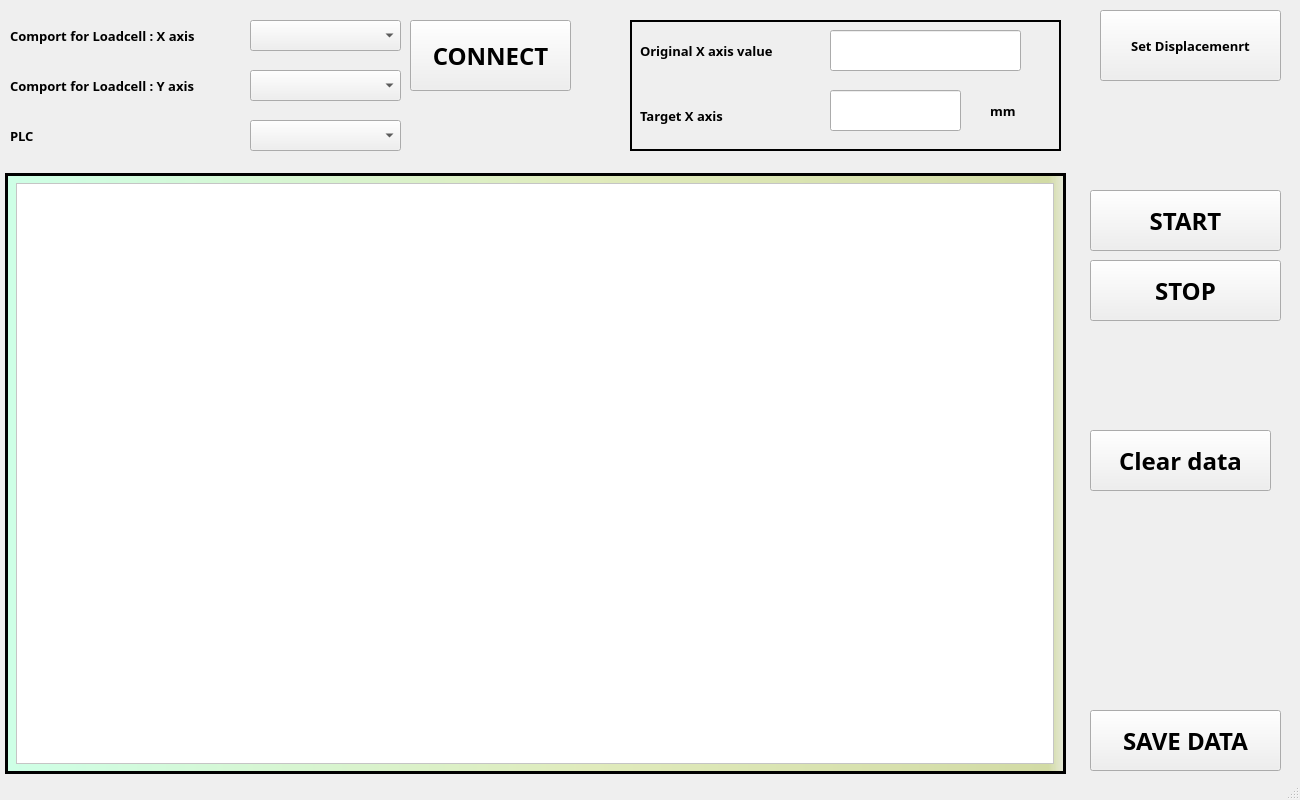
<?xml version="1.0" encoding="UTF-8"?>
<ui version="4.0">
 <class>TESTER</class>
 <widget class="QMainWindow" name="TESTER">
  <property name="geometry">
   <rect>
    <x>0</x>
    <y>0</y>
    <width>1300</width>
    <height>800</height>
   </rect>
  </property>
  <property name="minimumSize">
   <size>
    <width>1300</width>
    <height>800</height>
   </size>
  </property>
  <property name="maximumSize">
   <size>
    <width>1300</width>
    <height>800</height>
   </size>
  </property>
  <property name="windowTitle">
   <string>TESTER</string>
  </property>
  <widget class="QWidget" name="centralwidget">
   <widget class="QComboBox" name="port_x_comboBox">
    <property name="geometry">
     <rect>
      <x>250</x>
      <y>20</y>
      <width>151</width>
      <height>31</height>
     </rect>
    </property>
    <property name="font">
     <font>
      <family>TH Niramit AS</family>
      <pointsize>28</pointsize>
      <bold>true</bold>
     </font>
    </property>
   </widget>
   <widget class="QComboBox" name="port_y_comboBox">
    <property name="geometry">
     <rect>
      <x>250</x>
      <y>70</y>
      <width>151</width>
      <height>31</height>
     </rect>
    </property>
    <property name="font">
     <font>
      <family>TH Niramit AS</family>
      <pointsize>28</pointsize>
      <bold>true</bold>
     </font>
    </property>
    <property name="currentText">
     <string/>
    </property>
   </widget>
   <widget class="QComboBox" name="port_plc_comboBox">
    <property name="geometry">
     <rect>
      <x>250</x>
      <y>120</y>
      <width>151</width>
      <height>31</height>
     </rect>
    </property>
    <property name="font">
     <font>
      <family>TH Niramit AS</family>
      <pointsize>28</pointsize>
      <bold>true</bold>
     </font>
    </property>
    <property name="currentText">
     <string/>
    </property>
   </widget>
   <widget class="QPushButton" name="connect_pushButton">
    <property name="geometry">
     <rect>
      <x>410</x>
      <y>20</y>
      <width>161</width>
      <height>71</height>
     </rect>
    </property>
    <property name="font">
     <font>
      <family>TH Niramit AS</family>
      <pointsize>18</pointsize>
      <bold>true</bold>
     </font>
    </property>
    <property name="text">
     <string>CONNECT</string>
    </property>
    <property name="autoDefault">
     <bool>false</bool>
    </property>
   </widget>
   <widget class="QFrame" name="data_show_frame">
    <property name="geometry">
     <rect>
      <x>5</x>
      <y>173</y>
      <width>1061</width>
      <height>601</height>
     </rect>
    </property>
    <property name="styleSheet">
     <string notr="true">background:qlineargradient(spread:reflect, x1:0, y1:0, x2:1, y2:0, stop:0 rgba(206, 255, 230, 255), stop:0.55 rgba(224, 235, 188, 255), stop:0.98 rgba(210, 219, 165, 255), stop:1 rgba(0, 0, 0, 0))</string>
    </property>
    <property name="frameShape">
     <enum>QFrame::Box</enum>
    </property>
    <property name="frameShadow">
     <enum>QFrame::Plain</enum>
    </property>
    <property name="lineWidth">
     <number>3</number>
    </property>
    <widget class="QTextEdit" name="data_show_textEdit">
     <property name="geometry">
      <rect>
       <x>11</x>
       <y>10</y>
       <width>1038</width>
       <height>581</height>
      </rect>
     </property>
     <property name="font">
      <font>
       <family>TH Niramit AS</family>
       <pointsize>20</pointsize>
       <bold>true</bold>
      </font>
     </property>
     <property name="styleSheet">
      <string notr="true">background:rgb(255, 255, 255)</string>
     </property>
    </widget>
   </widget>
   <widget class="QPushButton" name="start_pushButton">
    <property name="geometry">
     <rect>
      <x>1090</x>
      <y>190</y>
      <width>191</width>
      <height>61</height>
     </rect>
    </property>
    <property name="font">
     <font>
      <family>TH Niramit AS</family>
      <pointsize>18</pointsize>
      <bold>true</bold>
     </font>
    </property>
    <property name="text">
     <string>START</string>
    </property>
   </widget>
   <widget class="QPushButton" name="stop_pushButton">
    <property name="geometry">
     <rect>
      <x>1090</x>
      <y>260</y>
      <width>191</width>
      <height>61</height>
     </rect>
    </property>
    <property name="font">
     <font>
      <family>TH Niramit AS</family>
      <pointsize>18</pointsize>
      <bold>true</bold>
     </font>
    </property>
    <property name="text">
     <string>STOP</string>
    </property>
   </widget>
   <widget class="QPushButton" name="setD_pushButton">
    <property name="geometry">
     <rect>
      <x>1100</x>
      <y>10</y>
      <width>181</width>
      <height>71</height>
     </rect>
    </property>
    <property name="font">
     <font>
      <family>TH Niramit AS</family>
      <pointsize>10</pointsize>
      <bold>true</bold>
     </font>
    </property>
    <property name="text">
     <string>Set Displacemenrt</string>
    </property>
   </widget>
   <widget class="QFrame" name="displacment_parameter_frame">
    <property name="geometry">
     <rect>
      <x>630</x>
      <y>20</y>
      <width>431</width>
      <height>131</height>
     </rect>
    </property>
    <property name="frameShape">
     <enum>QFrame::Box</enum>
    </property>
    <property name="frameShadow">
     <enum>QFrame::Plain</enum>
    </property>
    <property name="lineWidth">
     <number>2</number>
    </property>
    <widget class="QLabel" name="unit_y_label">
     <property name="geometry">
      <rect>
       <x>360</x>
       <y>70</y>
       <width>51</width>
       <height>41</height>
      </rect>
     </property>
     <property name="font">
      <font>
       <family>TH Niramit AS</family>
       <pointsize>10</pointsize>
       <bold>true</bold>
      </font>
     </property>
     <property name="text">
      <string>mm</string>
     </property>
    </widget>
    <widget class="QLabel" name="displacment_y_label">
     <property name="geometry">
      <rect>
       <x>10</x>
       <y>80</y>
       <width>131</width>
       <height>31</height>
      </rect>
     </property>
     <property name="font">
      <font>
       <family>TH Niramit AS</family>
       <pointsize>10</pointsize>
       <bold>true</bold>
      </font>
     </property>
     <property name="text">
      <string>Target X axis</string>
     </property>
    </widget>
    <widget class="QLineEdit" name="displacment_x_lineEdit">
     <property name="geometry">
      <rect>
       <x>200</x>
       <y>10</y>
       <width>191</width>
       <height>41</height>
      </rect>
     </property>
     <property name="font">
      <font>
       <family>TH Niramit AS</family>
       <pointsize>20</pointsize>
       <bold>true</bold>
      </font>
     </property>
     <property name="alignment">
      <set>Qt::AlignCenter</set>
     </property>
    </widget>
    <widget class="QLabel" name="displacment_x_label">
     <property name="geometry">
      <rect>
       <x>10</x>
       <y>10</y>
       <width>171</width>
       <height>41</height>
      </rect>
     </property>
     <property name="font">
      <font>
       <family>TH Niramit AS</family>
       <pointsize>10</pointsize>
       <bold>true</bold>
      </font>
     </property>
     <property name="text">
      <string>Original X axis value</string>
     </property>
    </widget>
    <widget class="QLineEdit" name="displacment_y_lineEdit">
     <property name="geometry">
      <rect>
       <x>200</x>
       <y>70</y>
       <width>131</width>
       <height>41</height>
      </rect>
     </property>
     <property name="font">
      <font>
       <family>TH Niramit AS</family>
       <pointsize>20</pointsize>
       <bold>true</bold>
      </font>
     </property>
     <property name="alignment">
      <set>Qt::AlignCenter</set>
     </property>
    </widget>
   </widget>
   <widget class="QPushButton" name="save_data_pushButton">
    <property name="geometry">
     <rect>
      <x>1090</x>
      <y>710</y>
      <width>191</width>
      <height>61</height>
     </rect>
    </property>
    <property name="font">
     <font>
      <family>TH Niramit AS</family>
      <pointsize>18</pointsize>
      <bold>true</bold>
     </font>
    </property>
    <property name="text">
     <string>SAVE DATA</string>
    </property>
   </widget>
   <widget class="QPushButton" name="clear_data_pushButton">
    <property name="geometry">
     <rect>
      <x>1090</x>
      <y>430</y>
      <width>181</width>
      <height>61</height>
     </rect>
    </property>
    <property name="font">
     <font>
      <family>TH Niramit AS</family>
      <pointsize>18</pointsize>
      <bold>true</bold>
     </font>
    </property>
    <property name="text">
     <string>Clear data</string>
    </property>
   </widget>
   <widget class="QLabel" name="port_plc_label_2">
    <property name="geometry">
     <rect>
      <x>10</x>
      <y>110</y>
      <width>91</width>
      <height>51</height>
     </rect>
    </property>
    <property name="font">
     <font>
      <family>TH Niramit AS</family>
      <pointsize>10</pointsize>
      <bold>true</bold>
     </font>
    </property>
    <property name="text">
     <string>PLC</string>
    </property>
   </widget>
   <widget class="QLabel" name="port_X_label_2">
    <property name="geometry">
     <rect>
      <x>10</x>
      <y>20</y>
      <width>261</width>
      <height>31</height>
     </rect>
    </property>
    <property name="font">
     <font>
      <family>TH Niramit AS</family>
      <pointsize>10</pointsize>
      <bold>true</bold>
     </font>
    </property>
    <property name="text">
     <string>Comport for Loadcell : X axis</string>
    </property>
   </widget>
   <widget class="QLabel" name="port_Y_label_2">
    <property name="geometry">
     <rect>
      <x>10</x>
      <y>70</y>
      <width>251</width>
      <height>31</height>
     </rect>
    </property>
    <property name="font">
     <font>
      <family>TH Niramit AS</family>
      <pointsize>10</pointsize>
      <bold>true</bold>
     </font>
    </property>
    <property name="text">
     <string>Comport for Loadcell : Y axis</string>
    </property>
   </widget>
  </widget>
  <widget class="QStatusBar" name="statusbar"/>
 </widget>
 <resources/>
 <connections/>
</ui>
